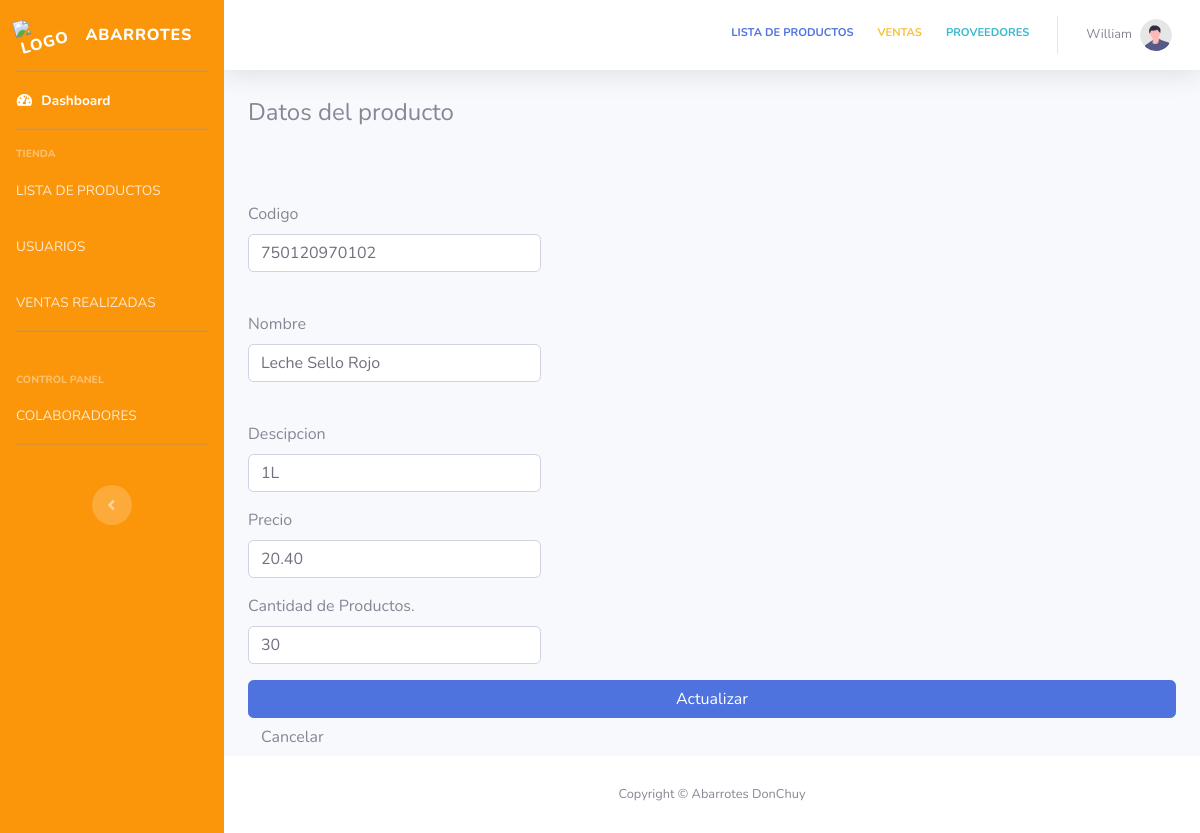
Page /dashboard/actualizar_producto.php?id=7 (signed in) on the committed database.
### tables this page shows
CREATE TABLE `productos` (
  `id` int(11) NOT NULL,
  `codigo` varchar(20) NOT NULL,
  `nombre` varchar(45) NOT NULL,
  `descripcion` text DEFAULT NULL,
  `precio` decimal(20,2) NOT NULL,
  `prodExis` varchar(20) NOT NULL,
  `stockMinimo` varchar(1) NOT NULL DEFAULT '5',
  `idState` int(11) NOT NULL DEFAULT 1
);

### dashboard/actualizar_producto.php (the view, shortened to what this page needs)
<?php
    $conexion = conectar();
    $id = $_GET['id'];
    $consulta = "SELECT * FROM `productos` WHERE `id`='$id'";
    $query = mysqli_query($conexion, $consulta);
    $row = mysqli_fetch_array($query);
?>
<!DOCTYPE html>
<html lang="en">
<link rel="stylesheet" href="../css/cssTienda/bootstrap.min.css">
<?php include("../vistas/dash_head.php");?>
<body>
    <?php
    include("../vistas/dash_superior.php")
    ?>
    <div class="container" id="main">
        <div class="row">
            <div class="col-md-12">
                <fieldset>
                    <legend>Datos del producto</legend>
                    <form  method="POST" action="../crud/update.php?id=<?php echo $row['id'];?>" enctype="multipart/form-data">
                        <div class="row">
                            <div class="col-md-4">
                                <div class="mb-3"><br>
                                </div>
                            </div>
                        </div>
                        <div class="row">
                            <div class="col-md-4">
                                <div class="mb-3"><br>
                                    <label class="form-label">Codigo</label>
                                    <input type="text" class="form-control" name="codigo" value="<?php echo $row['codigo']?>">
                                </div>
                            </div>
                        </div>
                        <div class="row">
                            <div class="col-md-4">
                                <div class="mb-3"><br>
                                    <label class="form-label">Nombre</label>
                                    <input type="text" class="form-control" name="nombre" value="<?php echo $row['nombre']?>">
                                </div>
                            </div>
                        </div>
                        <div class="row">
                            <div class="col-md-4">
                                <div class="mb-3"><br>
                                    <label class="form-label">Descipcion</label>
                                    <input type="text" class="form-control" name="descripcion" value="<?php echo $row['descripcion']?>">
                                </div>
                            </div>
                        </div>
                        <div class="row">
                            <div class="col-md-4">
                                <div class="mb-3">
                                    <label class="form-label">Precio</label>
                                    <input type="number" class="form-control" name="precio" placeholder="$0" value="<?php echo $row['precio']?>">
                                </div>
                            </div>
                        </div>
                        <div class="row">
                            <div class="col-md-4">
                                <div class="mb-3">
                                    <label class="form-label">Cantidad de Productos.</label>
                                    <input type="number" class="form-control" name="stock" placeholder="0" value="<?php echo $row['prodExis']?>">
                                </div>
                            </div>
                        </div>
                        <input type="submit" value="Actualizar" class="btn btn-primary btn-block">
                        <a href="listaProductos.php" class="btn btn-default">Cancelar</a>
                    </form>
                </fieldset>
            </div>
        </div>
    </div>
    <?php include_once ('../vistas/dash_footer.php')?>
    </div>
    <?php
        include("../vistas/dash_inferior.php")
    ?>
</body>
</html>

### rows in the picture
productos: codigo "750120970102", nombre "Leche Sello Rojo", descripcion "1L", precio "20.40", stock "30"

### other values in the picture
$_SESSION['usuario'] "William"
